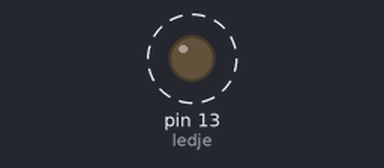
A sketch run on a simulated Arduino Uno, built with avr-gcc and run on an emulated ATmega328P. Shown: output pins drawn as LEDs (lit = HIGH). Dashed ring = blinking.

Above: at 0.7 s.
Timing chart, 0 to 3.0 s (numbered marks = the images above):
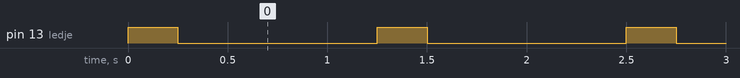

The sketch:

blink.ino
```cpp
int ledje = 13;
int pause = 250;


void setup() {
  // put your setup code here, to run once:
 pinMode(ledje, OUTPUT);
}

void loop() {
  // put your main code here, to run repeatedly:

  digitalWrite(ledje, HIGH);
  delay(pause);
  digitalWrite(ledje, LOW);
  delay(pause*4);
}
```

Measured:
- by itself, pin 13 (ledje): alternates HIGH for 0.25 s and LOW for 1.0 s
